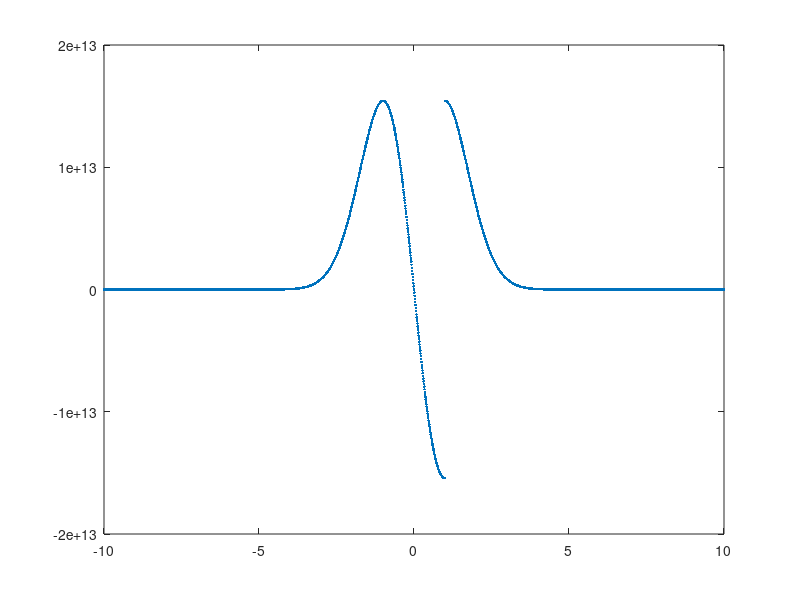

Recreate this plot in MATLAB.
alpha=1;
beta=0.00;

E=              3;



fa=@(y,v,psi)    -(E-alpha*y^2-beta*y^4)*psi;
fv=@(y,v)    v;
fx = 1;

f= @(x) [ fv(x(1),x(2));fa(x(3),x(2),x(1));fx];

        x(3,1)=-10;
       
        
        x(2,1)=0.000001;
        x(1,1)=0;

        h=0.01;

        iter=1100;

       
        for i=1:iter

                        k1=f(x(:,i));

                        k2=f(x(:,i)+0.5*h*k1);


                        x(:, i+1)=x(:,i)+h*k2;

        end

y=x;

alpha=1;
beta=0.00;

fa=@(y,v,psi)    -(E-alpha*y^2-beta*y^4)*psi;
fv=@(y,v)    v;
fx = 1;

f= @(x) [ fv(x(1),x(2));fa(x(3),x(2),x(1));fx];

        x(3,1)=10;
        x(2,1)=-0.000001;    
        x(1,1)=0;
        h=-0.01;

        iter=900;

       
        for i=1:iter

                        k1=f(x(:,i));

                        k2=f(x(:,i)+0.5*h*k1);


                        x(:, i+1)=x(:,i)+h*k2;

        end



x_final(1)=x(1,iter+1);
x_final(2)=x(2,iter+1);


x_final=x(1,iter+1);
x_final(2)=x(2,iter+1);

y=[y,x];

plot(y(3,:),y(1,:),'.');